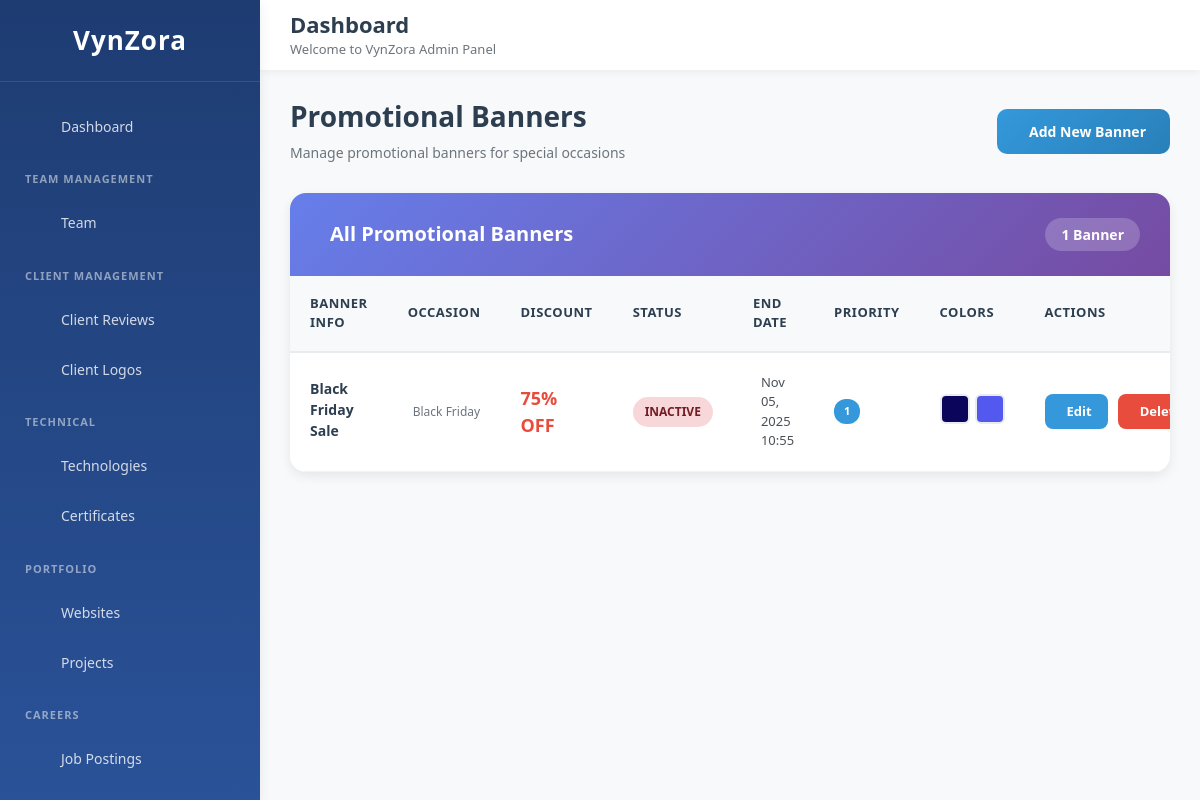
The page /banners/ (signed in) on the database its author committed.
### vynzora_app/models.py (models this page shows, shortened)
class PromotionalBanner(models.Model):
    OCCASION_CHOICES = [
        ('black_friday', 'Black Friday'),
        ('christmas', 'Christmas'),
        ('new_year', 'New Year'),
        ('onam', 'Onam'),
        ('eid', 'Eid'),
        ('diwali', 'Diwali'),
        ('easter', 'Easter'),
        ('valentine', 'Valentine\'s Day'),
        ('independence', 'Independence Day'),
        ('custom', 'Custom Occasion'),
    ]
    STATUS_CHOICES = [
        ('active', 'Active'),
        ('inactive', 'Inactive'),
    ]
    title = models.CharField(max_length=200, help_text="Main banner title")
    subtitle = models.CharField(max_length=300, blank=True, help_text="Optional subtitle")
    occasion = models.CharField(max_length=50, choices=OCCASION_CHOICES, default='custom')
    custom_occasion = models.CharField(max_length=100, blank=True, help_text="If 'Custom Occasion' selected")
    status = models.CharField(max_length=20, choices=STATUS_CHOICES, default='active')
    discount_text = models.CharField(max_length=100, help_text="e.g., '80% OFF'")
    offer_description = models.CharField(max_length=300, help_text="Brief offer description")
    show_timer = models.BooleanField(default=True, help_text="Show countdown timer")
    end_date = models.DateTimeField(help_text="Offer expiration date & time")
    hex_validator = RegexValidator(regex='^#([A-Fa-f0-9]{6})$', message='Enter a valid hex color (e.g., #FF5733)')
    background_color = models.CharField(max_length=7, default='#000000', validators=[hex_validator])
    text_color = models.CharField(max_length=7, default='#FFFFFF', validators=[hex_validator])
    accent_color = models.CharField(max_length=7, default='#9b59b6', validators=[hex_validator])
    cta_text = models.CharField(max_length=100, default='Claim deal')
    cta_link = models.URLField(help_text="Button destination URL")
    additional_info = models.CharField(max_length=200, blank=True, help_text="Extra info (e.g., '30-day money-back guarantee')")
    priority = models.IntegerField(default=0, help_text="Higher number = higher priority")
    created_at = models.DateTimeField(auto_now_add=True)
    updated_at = models.DateTimeField(auto_now=True)
    class Meta:
        ordering = ['-priority', '-created_at']
        verbose_name = 'Promotional Banner'
        verbose_name_plural = 'Promotional Banners'
    def is_active(self):
        if self.status != 'active':
            return False
        if self.end_date < timezone.now():
            return False
        return True
    def get_occasion_name(self):
        if self.occasion == 'custom':
            return self.custom_occasion
        return self.get_occasion_display()

### vynzora_app/views.py (the view)
# urls.py: path('banners/', views.banner_list, name='banner_list'),
@login_required
def banner_list(request):
    banners = PromotionalBanner.objects.all()
    for banner in banners:
        banner.is_currently_active = banner.is_active()
    context = {
        'banners': banners
    }
    return render(request, 'admin_home/banner_list.html', context)

### templates/admin_home/banner_list.html (shortened to what this page needs)
{% extends "admin_home/base.html" %}
{% load static %}
{% block content %}
<div class="banners-list-container">
  <div class="page-header">
    <div class="header-left">
      <h2>Promotional Banners</h2>
      <p>Manage promotional banners for special occasions</p>
    </div>
    <div class="header-right">
      <a href="{% url 'add_banner' %}" class="btn-add">
        Add New Banner
      </a>
    </div>
  </div>
  <div class="banners-card">
    <div class="banners-card-header">
      <h3>
        All Promotional Banners
      </h3>
      <span class="banners-count">{{ banners|length }} Banner{{ banners|length|pluralize }}</span>
    </div>
    <div class="table-wrapper">
      {% if banners %}
      <table class="banners-table">
        <thead>
          <tr>
            <th>Banner Info</th>
            <th>Occasion</th>
            <th>Discount</th>
            <th>Status</th>
            <th>End Date</th>
            <th>Priority</th>
            <th>Colors</th>
            <th>Actions</th>
          </tr>
        </thead>
        <tbody>
          {% for banner in banners %}
          <tr>
            <td>
              <div class="banner-title">{{ banner.title }}</div>
            </td>
            <td>
              <div class="banner-occasion">
                {{ banner.get_occasion_name }}
              </div>
            </td>
            <td>
              <div class="discount-display">{{ banner.discount_text }}</div>
            </td>
            <td>
              {% if banner.is_currently_active %}
                <span class="status-badge status-active">Active</span>
              {% elif banner.status == 'inactive' %}
                <span class="status-badge status-inactive">Inactive</span>
              {% else %}
                <span class="status-badge status-expired">Expired</span>
              {% endif %}
            </td>
            <td>
              <div class="timer-info">
                {{ banner.end_date|date:"M d, Y H:i" }}
              </div>
            </td>
            <td>
              <span class="priority-badge">{{ banner.priority }}</span>
            </td>
            <td>
              <div class="color-swatch">
                <div class="color-box" style="background-color: {{ banner.background_color }};" title="Background"></div>
                <div class="color-box" style="background-color: {{ banner.accent_color }};" title="Accent"></div>
              </div>
            </td>
            <td>
              <div class="action-buttons">
                <a href="{% url 'update_banner' banner.pk %}" class="btn-action btn-update">
                  Edit
                </a>
                <button
                  type="button"
                  class="btn-action btn-delete"
                  onclick="openDeleteModal({{ banner.id }}, '{{ banner.title|escapejs }}')"
                >
                  Delete
                </button>
              </div>
            </td>
          </tr>
          {% endfor %}
        </tbody>
      </table>
      {% endif %}
    </div>
  </div>
</div>
{% endblock %}

### templates/admin_home/base.html (style rules this page uses)
* { margin: 0; padding: 0; box-sizing: border-box; }
:root { --primary-color: #3498db; --secondary-color: #2c3e50; --success-color: #2ecc71; --warning-color: #f39c12; --danger-color: #e74c3c; --info-color: #9b59b6; --light-bg: #f8f9fa; --dark-text: #2c3e50; --light-text: #6c757d; --border-color: #e9ecef; --sidebar-width: 260px; --header-height: 70px; --shadow-sm: 0 2px 8px rgba(0, 0, 0, 0.06); --shadow-md: 0 4px 12px rgba(0, 0, 0, 0.08); --shadow-lg: 0 8px 24px rgba(0, 0, 0, 0.12); }
body { font-family: 'Segoe UI', Tahoma, Geneva, Verdana, sans-serif; background-color: var(--light-bg); overflow-x: hidden; }
.action-buttons { display: grid; gap: 12px; }

### templates/admin_home/banner_list.html (style rules this page uses)
.banners-list-container { max-width: 1400px; margin: 0 auto; animation: fadeIn 0.5s ease; }
.page-header { display: flex; justify-content: space-between; align-items: center; margin-bottom: 30px; flex-wrap: wrap; gap: 20px; }
.header-left h2 { font-size: 28px; font-weight: 700; color: #2c3e50; margin-bottom: 8px; }
.header-left p { color: #6c757d; font-size: 14px; margin: 0; }
.btn-add { padding: 12px 24px; background: linear-gradient(135deg, #3498db, #2980b9); color: white; border: none; border-radius: 10px; font-size: 14px; font-weight: 600; cursor: pointer; transition: all 0.3s ease; display: inline-flex; align-items: center; gap: 8px; text-decoration: none; }
.banners-card { background: #fff; border-radius: 16px; box-shadow: 0 4px 12px rgba(0, 0, 0, 0.08); overflow: hidden; }
.banners-card-header { background: linear-gradient(135deg, #667eea 0%, #764ba2 100%); padding: 25px 30px; color: white; display: flex; align-items: center; justify-content: space-between; }
.banners-card-header h3 { font-size: 20px; font-weight: 700; margin: 0; display: flex; align-items: center; gap: 10px; }
.banners-count { background: rgba(255, 255, 255, 0.2); padding: 6px 16px; border-radius: 20px; font-size: 14px; font-weight: 600; }
.table-wrapper { overflow-x: auto; max-height: 600px; overflow-y: auto; }
.banners-table { width: 100%; border-collapse: collapse; }
.banners-table thead { background: #f8f9fa; position: sticky; top: 0; z-index: 10; }
.banners-table thead th { padding: 18px 20px; text-align: left; font-size: 13px; font-weight: 700; color: #2c3e50; text-transform: uppercase; letter-spacing: 0.5px; border-bottom: 2px solid #e9ecef; }
.banners-table tbody tr { border-bottom: 1px solid #f1f3f5; transition: all 0.3s ease; }
.banners-table tbody td { padding: 20px; font-size: 14px; color: #495057; vertical-align: middle; }
.banner-title { font-weight: 600; color: #2c3e50; margin-bottom: 4px; }
.banner-occasion { font-size: 12px; color: #6c757d; display: flex; align-items: center; gap: 5px; }
.status-badge { display: inline-block; padding: 6px 12px; border-radius: 20px; font-size: 12px; font-weight: 600; text-transform: uppercase; }
.status-inactive { background: #f8d7da; color: #721c24; }
.color-swatch { display: inline-flex; gap: 5px; }
.color-box { width: 30px; height: 30px; border-radius: 6px; border: 2px solid #e9ecef; }
.discount-display { font-size: 18px; font-weight: 700; color: #e74c3c; }
.timer-info { display: flex; align-items: center; gap: 8px; font-size: 13px; }
.action-buttons { display: flex; gap: 10px; }
.btn-action { padding: 8px 16px; border: none; border-radius: 8px; font-size: 13px; font-weight: 600; cursor: pointer; transition: all 0.3s ease; display: inline-flex; align-items: center; gap: 6px; text-decoration: none; }
.btn-update { background: #3498db; color: white; }
.btn-delete { background: #e74c3c; color: white; }
.priority-badge { display: inline-block; padding: 4px 10px; background: #3498db; color: white; border-radius: 12px; font-size: 11px; font-weight: 600; }

### rows shown on the page
PromotionalBanner: title "Black Friday Sale", get_occasion_name "Black Friday", discount_text "75% OFF", status "INACTIVE", end_date "Nov 05, 2025 10:55", priority "1"

### other values the page prints
{{ banners|length }} "1"
